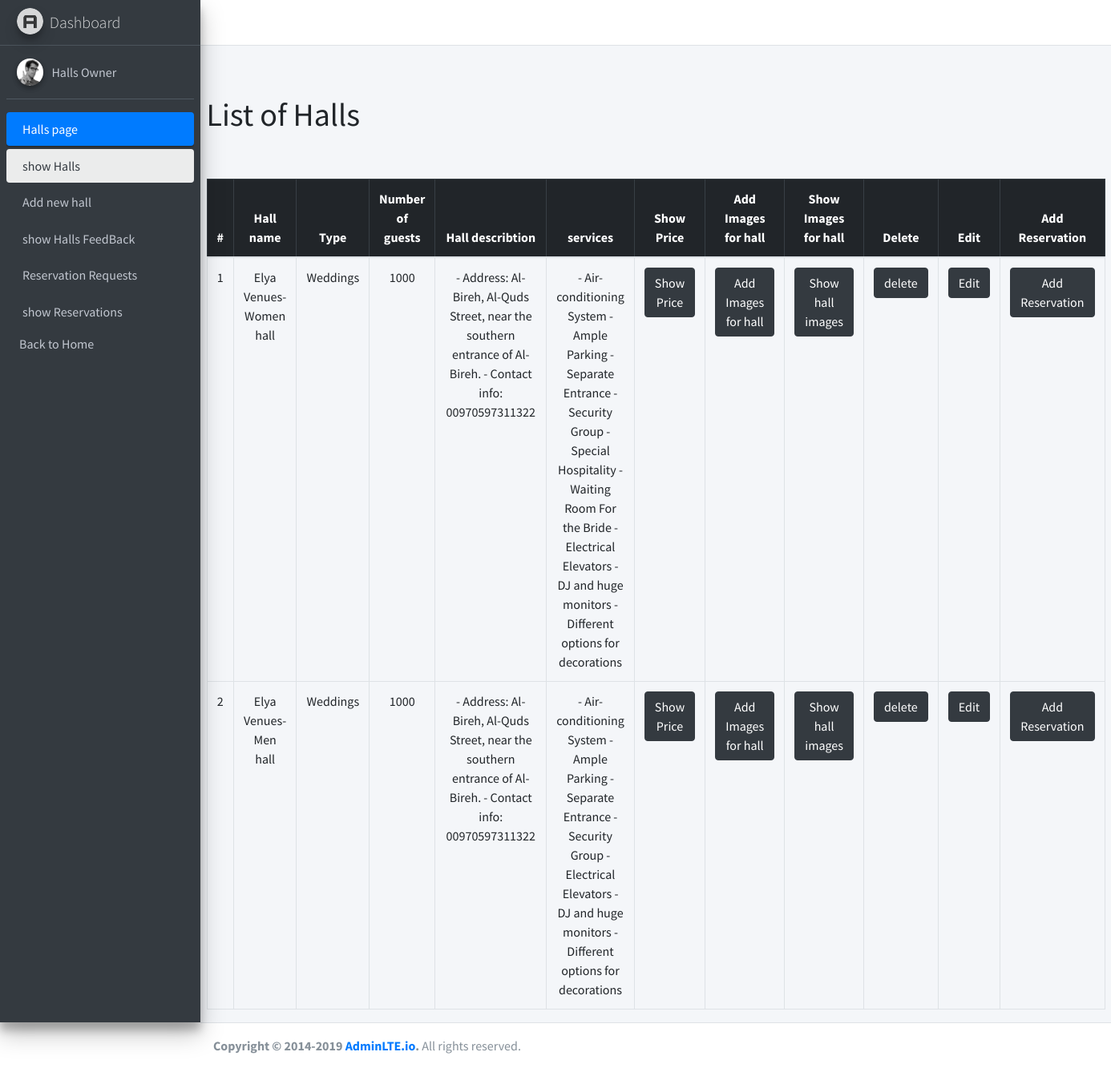
The page /admin/showsubhalls.php?hallId=79 (signed in) on the database its author committed.
### tables this page shows
CREATE TABLE `subhalls` (
  `id` int NOT NULL,
  `name` varchar(200) NOT NULL,
  `type` int NOT NULL,
  `number_of_guests` int NOT NULL,
  `hall_describtion` varchar(500) NOT NULL,
  `services` varchar(500) NOT NULL,
  `image_view` varchar(300) NOT NULL,
  `hall_id` int NOT NULL,
  `num_of_reservation` int NOT NULL DEFAULT '0',
  `price` int NOT NULL
);

### admin/handlers/get-subhall.php (called while the page is built)
<?php
$hall_id=$_GET['hallId'];
$test= $hall_id;
$sql="SELECT h.id,h.name,h.type, h.number_of_guests,h.hall_describtion,h.services,h.num_of_reservation FROM subhalls h where h.hall_id ='$test'";
$sqlResult=mysqli_query($conn,$sql);
$hallData=mysqli_fetch_all($sqlResult);
?>

### admin/showsubhalls.php (the view, shortened to what this page needs)
<?php session_start();
require("handlers/db.php");
$hallId = $_GET['hallId'];
require("handlers/get-subhall.php");
$sql="SELECT h.id,h.name,h.type,h.number_of_guests,h.hall_describtion,h.services FROM subhalls h where h.hall_id = '$hallId' ";
$query=mysqli_query($conn,$sql);
if(mysqli_num_rows($query)>0){
    $halls=mysqli_fetch_all($query,MYSQLI_ASSOC);
}
require("inc/header.php");
?>
<main role="main" class="flex-shrink-0 ">
        <div class="container">
        <br>
            <h1>List of Halls</h1>
            <br>
        <br>
            <table class="table table-bordered text-center justify-content-start">
                <thead  class="table-dark">
                    <tr>
                    <th scope="col">#</th>
                    <th scope="col"  style="width:10%">Hall name</th>
                    <th scope="col">Type</th>
                    <th scope="col">Number of guests</th>
                    <th scope="col"style="width:40%">Hall describtion</th>
                    <th scope="col"> services</th>
                    <th scope="col"> Show Price</th>
                    <th scope="col">Add Images for hall</th>
                    <th scope="col">Show Images for hall</th>
                    <th scope="col">Delete</th>
                    <th scope="col">Edit</th>
                    <th scope="col">Add Reservation</th>
                    </tr>
                </thead>
                <tbody>
<?php
if(isset($halls)){
foreach($hallData as $index=>$halls){?>
    <tr>
    <td><?=$index+1;?></td>
    <td><?=$halls[1];?></td>
    <td><?php
    if ($halls[2]=='1'){
echo "Weddings";
}else if ($halls[2]=='2'){
    echo "Meetings";
}
else if ($halls[2]=='3'){
    echo "Weddings and Meetings";
}
?></td>
    <td><?=$halls[3];?></td>
    <td><?=$halls[4];?></td>
    <td><?=$halls[5];?></td>
    <td><a href="showprice.php?hallId=<?= $halls[0];?>"class="btn btn-dark">Show Price</a></td>
    <td><a href="hallimages.php?hallId=<?= $halls[0];?>"class="btn btn-dark">Add Images for hall</a></td>
    <td><a href="showimages.php?hallId=<?= $halls[0];?>"class="btn btn-dark">Show hall images</a></td>
   <td><a href="handlers/deletesubhall.php?hallId=<?= $halls[0];?>"class="btn btn-dark">delete</a></td>
   <td><a href="edit-subhall.php?hallId=<?= $halls[0];?>"class="btn btn-dark">Edit</a></td>
   <td><a href="AddReservations.php?hallId=<?= $halls[0];?>"class="btn btn-dark">Add Reservation</a></td>
    </tr>
<?php }
}
else{?>
  <tr>
    <td colspan="6" class="text-center">No SubHalls</td>
  </tr>
  <?php
} ?>
                </tbody>
            </table>
        </div>
    </main>
  <?php
require("inc/footer.php");
?>

### rows shown on the page
subhalls: name "Elya Venues-Women hall", type "Weddings", number_of_guests "1000", hall_describtion "- Address: Al-Bireh, Al-Quds Street, near the southern entrance of Al-Bireh. - Contact info: 00970597311322", services "- Air-conditioning System - Ample Parking - Separate Entrance - Security Group - Special Hospitality - Waiting Room For the Bride - Electrical Elevators - DJ and huge monitors - Different options for decorations"
subhalls: name "Elya Venues-Men hall", type "Weddings", number_of_guests "1000", hall_describtion "- Address: Al-Bireh, Al-Quds Street, near the southern entrance of Al-Bireh. - Contact info: 00970597311322", services "- Air-conditioning System - Ample Parking - Separate Entrance - Security Group - Electrical Elevators - DJ and huge monitors - Different options for decorations"
